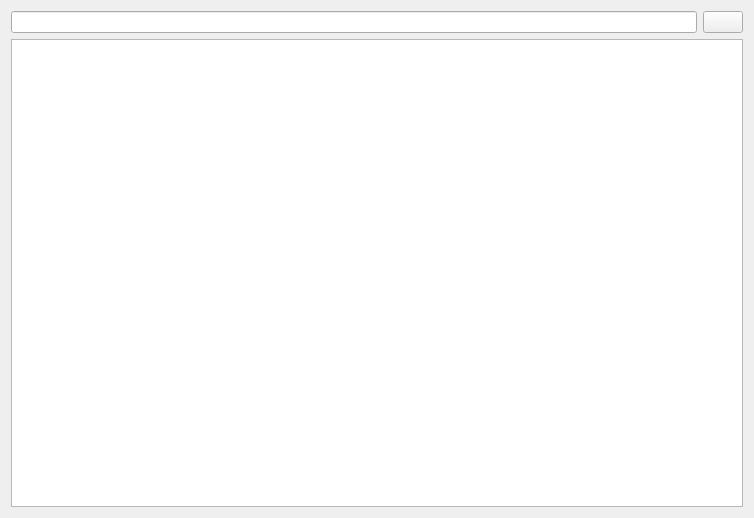
<?xml version="1.0" encoding="UTF-8"?>
<ui version="4.0">
 <class>QExtendedTable</class>
 <widget class="QWidget" name="QExtendedTable">
  <property name="geometry">
   <rect>
    <x>0</x>
    <y>0</y>
    <width>754</width>
    <height>518</height>
   </rect>
  </property>
  <property name="sizePolicy">
   <sizepolicy hsizetype="Expanding" vsizetype="Expanding">
    <horstretch>0</horstretch>
    <verstretch>0</verstretch>
   </sizepolicy>
  </property>
  <property name="windowTitle">
   <string>Form</string>
  </property>
  <layout class="QHBoxLayout" name="horizontalLayout_2">
   <item>
    <layout class="QVBoxLayout" name="verticalLayout">
     <item>
      <layout class="QHBoxLayout" name="horizontalLayout">
       <item>
        <widget class="QwwClearLineEdit" name="leSearchText"/>
       </item>
       <item>
        <widget class="QPushButton" name="pushButton">
         <property name="text">
          <string/>
         </property>
         <property name="icon">
          <iconset resource="../icons.qrc">
           <normaloff>:/icons/search.png</normaloff>:/icons/search.png</iconset>
         </property>
        </widget>
       </item>
      </layout>
     </item>
     <item>
      <widget class="QTableView" name="tableView"/>
     </item>
    </layout>
   </item>
  </layout>
  <zorder></zorder>
 </widget>
 <customwidgets>
  <customwidget>
   <class>QwwClearLineEdit</class>
   <extends>QLineEdit</extends>
   <header>complementos/wwWidgets/widgets/qwwclearlineedit/QwwClearLineEdit</header>
  </customwidget>
 </customwidgets>
 <resources>
  <include location="../icons.qrc"/>
 </resources>
 <connections/>
</ui>
